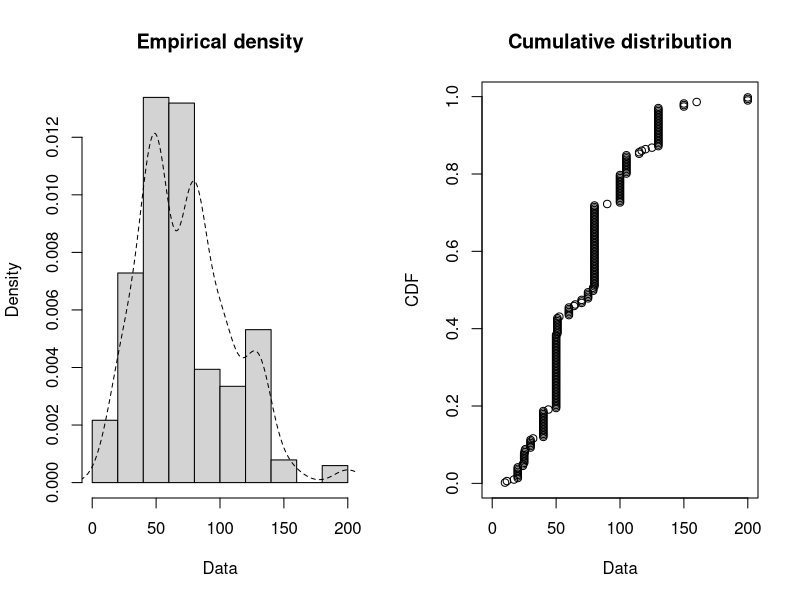
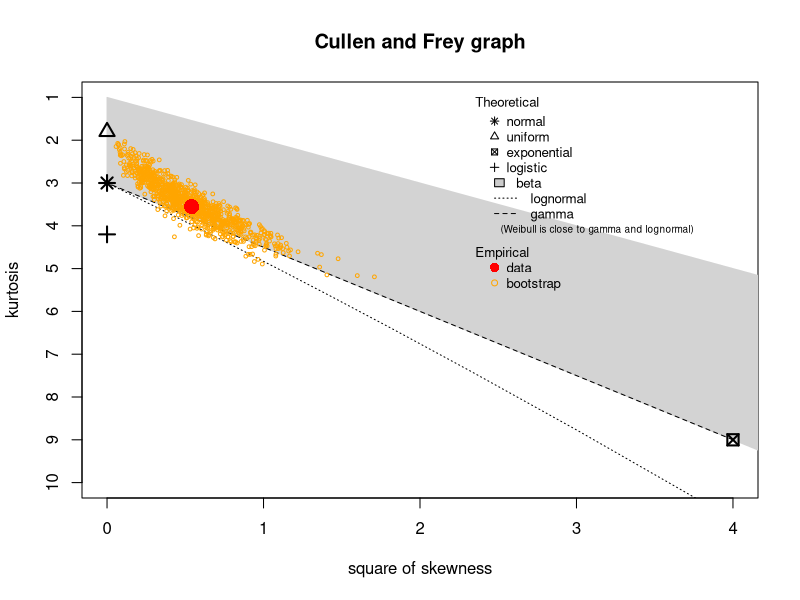
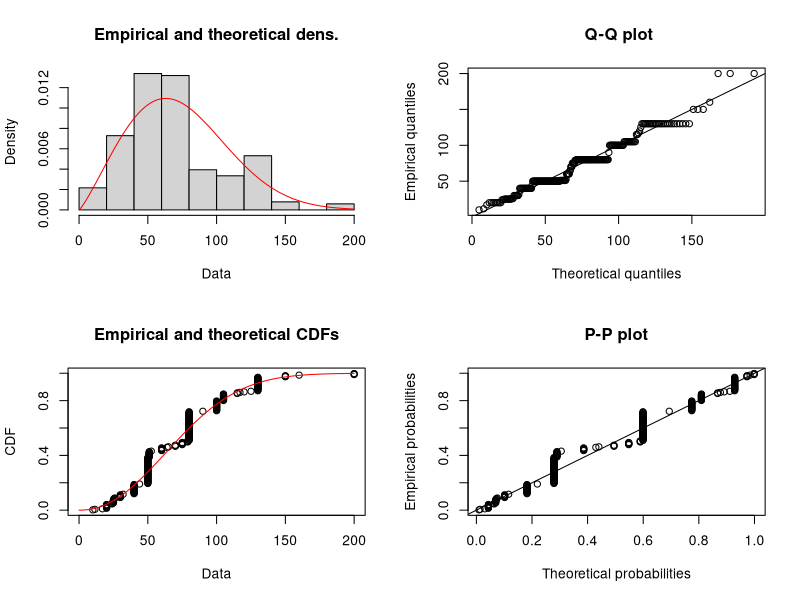
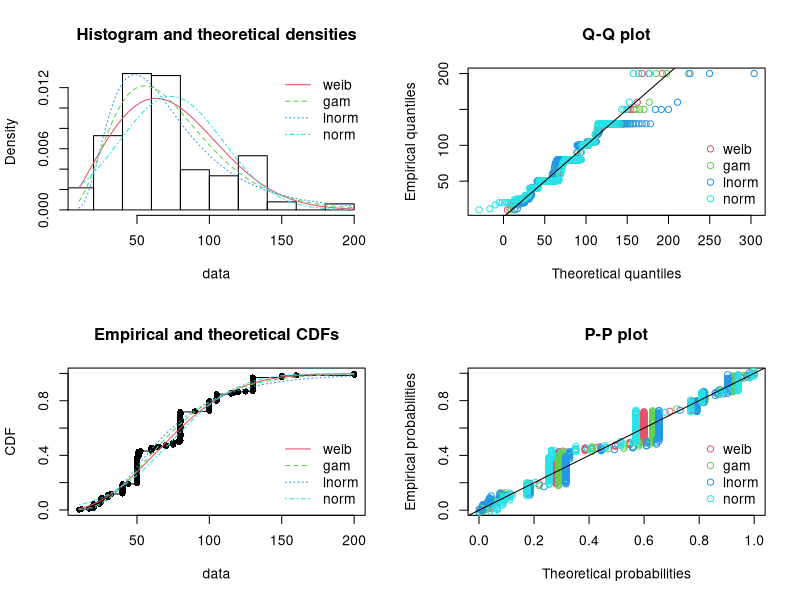

Write R code to recreate these figures, in order.
library(fitdistrplus)


data("groundbeef")

str(groundbeef)

summary(groundbeef)

gb <- groundbeef[,1]

plotdist(groundbeef[,1], histo = TRUE, demp = TRUE)

descdist(gb, boot = 1000)

fw <- fitdist(gb, "weibull")

plot(fw)
summary(fw)

fg <- fitdist(gb, "gamma")
fl <- fitdist(gb, "lnorm")
fn <- fitdist(gb, "norm")

distfits <- list(fw,fg,fl,fn)
distlegend <- c("weib","gam","lnorm","norm")
par(mfrow = c(2,2))
denscomp(distfits, legendtext = distlegend)
qqcomp(distfits, legendtext = distlegend)
cdfcomp(distfits, legendtext = distlegend)
ppcomp(distfits, legendtext = distlegend)


gofstat(distfits, fitnames = distlegend)
